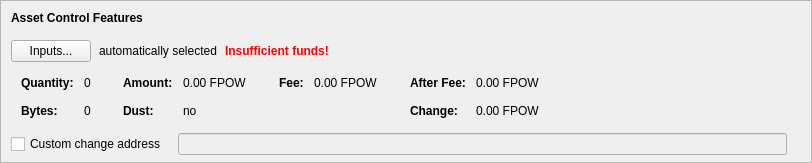
      <widget class="QFrame" name="frameAssetControl">
       <property name="sizePolicy">
        <sizepolicy hsizetype="Expanding" vsizetype="Fixed">
         <horstretch>0</horstretch>
         <verstretch>0</verstretch>
        </sizepolicy>
       </property>
       <property name="maximumSize">
        <size>
         <width>16777215</width>
         <height>16777215</height>
        </size>
       </property>
       <property name="frameShape">
        <enum>QFrame::StyledPanel</enum>
       </property>
       <property name="frameShadow">
        <enum>QFrame::Sunken</enum>
       </property>
       <layout class="QVBoxLayout" name="verticalLayoutAssetControl2">
        <property name="spacing">
         <number>0</number>
        </property>
        <property name="leftMargin">
         <number>0</number>
        </property>
        <property name="topMargin">
         <number>0</number>
        </property>
        <property name="rightMargin">
         <number>0</number>
        </property>
        <property name="bottomMargin">
         <number>6</number>
        </property>
        <item>
         <layout class="QVBoxLayout" name="verticalLayoutAssetControl" stretch="0,0,0,0,1">
          <property name="spacing">
           <number>0</number>
          </property>
          <property name="leftMargin">
           <number>10</number>
          </property>
          <property name="topMargin">
           <number>10</number>
          </property>
          <item>
           <layout class="QHBoxLayout" name="horizontalLayoutAssetControl1">
            <property name="bottomMargin">
             <number>15</number>
            </property>
            <item>
             <widget class="QLabel" name="labelAssetControlFeatures">
              <property name="sizePolicy">
               <sizepolicy hsizetype="Preferred" vsizetype="Maximum">
                <horstretch>0</horstretch>
                <verstretch>0</verstretch>
               </sizepolicy>
              </property>
              <property name="font">
               <font>
                <weight>75</weight>
                <bold>true</bold>
               </font>
              </property>
              <property name="styleSheet">
               <string notr="true">font-weight:bold;</string>
              </property>
              <property name="text">
               <string>Asset Control Features</string>
              </property>
             </widget>
            </item>
           </layout>
          </item>
          <item>
           <layout class="QHBoxLayout" name="horizontalLayoutAssetControl2" stretch="0,0,0,0">
            <property name="spacing">
             <number>8</number>
            </property>
            <property name="bottomMargin">
             <number>10</number>
            </property>
            <item>
             <widget class="QPushButton" name="pushButtonAssetControl">
              <property name="styleSheet">
               <string notr="true"/>
              </property>
              <property name="text">
               <string>Inputs...</string>
              </property>
              <property name="autoDefault">
               <bool>false</bool>
              </property>
             </widget>
            </item>
            <item>
             <widget class="QLabel" name="labelAssetControlAutomaticallySelected">
              <property name="text">
               <string>automatically selected</string>
              </property>
              <property name="margin">
               <number>5</number>
              </property>
             </widget>
            </item>
            <item>
             <widget class="QLabel" name="labelAssetControlInsuffFunds">
              <property name="font">
               <font>
                <weight>75</weight>
                <bold>true</bold>
               </font>
              </property>
              <property name="styleSheet">
               <string notr="true">color:red;font-weight:bold;</string>
              </property>
              <property name="text">
               <string>Insufficient funds!</string>
              </property>
              <property name="margin">
               <number>5</number>
              </property>
             </widget>
            </item>
            <item>
             <spacer name="horizontalSpacerAssetControl">
              <property name="orientation">
               <enum>Qt::Horizontal</enum>
              </property>
              <property name="sizeHint" stdset="0">
               <size>
                <width>40</width>
                <height>1</height>
               </size>
              </property>
             </spacer>
            </item>
           </layout>
          </item>
          <item>
           <widget class="QWidget" name="widgetAssetControl" native="true">
            <property name="sizePolicy">
             <sizepolicy hsizetype="Preferred" vsizetype="Preferred">
              <horstretch>0</horstretch>
              <verstretch>0</verstretch>
             </sizepolicy>
            </property>
            <property name="minimumSize">
             <size>
              <width>0</width>
              <height>0</height>
             </size>
            </property>
            <property name="styleSheet">
             <string notr="true"/>
            </property>
            <layout class="QHBoxLayout" name="horizontalLayoutAssetControl5">
             <property name="leftMargin">
              <number>0</number>
             </property>
             <property name="topMargin">
              <number>0</number>
             </property>
             <property name="rightMargin">
              <number>0</number>
             </property>
             <property name="bottomMargin">
              <number>0</number>
             </property>
             <item>
              <layout class="QHBoxLayout" name="horizontalLayoutAssetControl3" stretch="0,0,0,1">
               <property name="spacing">
                <number>20</number>
               </property>
               <property name="topMargin">
                <number>0</number>
               </property>
               <property name="bottomMargin">
                <number>10</number>
               </property>
               <item>
                <layout class="QFormLayout" name="formLayoutAssetControl1">
                 <property name="horizontalSpacing">
                  <number>10</number>
                 </property>
                 <property name="verticalSpacing">
                  <number>14</number>
                 </property>
                 <property name="leftMargin">
                  <number>10</number>
                 </property>
                 <property name="topMargin">
                  <number>4</number>
                 </property>
                 <property name="rightMargin">
                  <number>6</number>
                 </property>
                 <item row="0" column="0">
                  <widget class="QLabel" name="labelAssetControlQuantityText">
                   <property name="font">
                    <font>
                     <weight>75</weight>
                     <bold>true</bold>
                    </font>
                   </property>
                   <property name="text">
                    <string>Quantity:</string>
                   </property>
                   <property name="margin">
                    <number>0</number>
                   </property>
                  </widget>
                 </item>
                 <item row="0" column="1">
                  <widget class="QLabel" name="labelAssetControlQuantity">
                   <property name="cursor">
                    <cursorShape>IBeamCursor</cursorShape>
                   </property>
                   <property name="contextMenuPolicy">
                    <enum>Qt::ActionsContextMenu</enum>
                   </property>
                   <property name="text">
                    <string notr="true">0</string>
                   </property>
                   <property name="margin">
                    <number>0</number>
                   </property>
                   <property name="textInteractionFlags">
                    <set>Qt::LinksAccessibleByMouse|Qt::TextSelectableByKeyboard|Qt::TextSelectableByMouse</set>
                   </property>
                  </widget>
                 </item>
                 <item row="1" column="0">
                  <widget class="QLabel" name="labelAssetControlBytesText">
                   <property name="font">
                    <font>
                     <weight>75</weight>
                     <bold>true</bold>
                    </font>
                   </property>
                   <property name="text">
                    <string>Bytes:</string>
                   </property>
                  </widget>
                 </item>
                 <item row="1" column="1">
                  <widget class="QLabel" name="labelAssetControlBytes">
                   <property name="cursor">
                    <cursorShape>IBeamCursor</cursorShape>
                   </property>
                   <property name="contextMenuPolicy">
                    <enum>Qt::ActionsContextMenu</enum>
                   </property>
                   <property name="text">
                    <string notr="true">0</string>
                   </property>
                   <property name="textInteractionFlags">
                    <set>Qt::LinksAccessibleByMouse|Qt::TextSelectableByKeyboard|Qt::TextSelectableByMouse</set>
                   </property>
                  </widget>
                 </item>
                </layout>
               </item>
               <item>
                <layout class="QFormLayout" name="formLayoutAssetControl2">
                 <property name="horizontalSpacing">
                  <number>10</number>
                 </property>
                 <property name="verticalSpacing">
                  <number>14</number>
                 </property>
                 <property name="leftMargin">
                  <number>6</number>
                 </property>
                 <property name="topMargin">
                  <number>4</number>
                 </property>
                 <property name="rightMargin">
                  <number>6</number>
                 </property>
                 <item row="0" column="0">
                  <widget class="QLabel" name="labelAssetControlAmountText">
                   <property name="font">
                    <font>
                     <weight>75</weight>
                     <bold>true</bold>
                    </font>
                   </property>
                   <property name="text">
                    <string>Amount:</string>
                   </property>
                   <property name="margin">
                    <number>0</number>
                   </property>
                  </widget>
                 </item>
                 <item row="0" column="1">
                  <widget class="QLabel" name="labelAssetControlAmount">
                   <property name="cursor">
                    <cursorShape>IBeamCursor</cursorShape>
                   </property>
                   <property name="contextMenuPolicy">
                    <enum>Qt::ActionsContextMenu</enum>
                   </property>
                   <property name="text">
                    <string notr="true">0.00 FPOW</string>
                   </property>
                   <property name="textInteractionFlags">
                    <set>Qt::LinksAccessibleByMouse|Qt::TextSelectableByKeyboard|Qt::TextSelectableByMouse</set>
                   </property>
                  </widget>
                 </item>
                 <item row="1" column="0">
                  <widget class="QLabel" name="labelAssetControlLowOutputText">
                   <property name="font">
                    <font>
                     <weight>75</weight>
                     <bold>true</bold>
                    </font>
                   </property>
                   <property name="text">
                    <string>Dust:</string>
                   </property>
                  </widget>
                 </item>
                 <item row="1" column="1">
                  <widget class="QLabel" name="labelAssetControlLowOutput">
                   <property name="cursor">
                    <cursorShape>IBeamCursor</cursorShape>
                   </property>
                   <property name="contextMenuPolicy">
                    <enum>Qt::ActionsContextMenu</enum>
                   </property>
                   <property name="text">
                    <string notr="true">no</string>
                   </property>
                   <property name="textInteractionFlags">
                    <set>Qt::LinksAccessibleByMouse|Qt::TextSelectableByKeyboard|Qt::TextSelectableByMouse</set>
                   </property>
                  </widget>
                 </item>
                </layout>
               </item>
               <item>
                <layout class="QFormLayout" name="formLayoutAssetControl3">
                 <property name="horizontalSpacing">
                  <number>10</number>
                 </property>
                 <property name="verticalSpacing">
                  <number>14</number>
                 </property>
                 <property name="leftMargin">
                  <number>6</number>
                 </property>
                 <property name="topMargin">
                  <number>4</number>
                 </property>
                 <property name="rightMargin">
                  <number>6</number>
                 </property>
                 <item row="0" column="0">
                  <widget class="QLabel" name="labelAssetControlFeeText">
                   <property name="font">
                    <font>
                     <weight>75</weight>
                     <bold>true</bold>
                    </font>
                   </property>
                   <property name="text">
                    <string>Fee:</string>
                   </property>
                   <property name="margin">
                    <number>0</number>
                   </property>
                  </widget>
                 </item>
                 <item row="0" column="1">
                  <widget class="QLabel" name="labelAssetControlFee">
                   <property name="cursor">
                    <cursorShape>IBeamCursor</cursorShape>
                   </property>
                   <property name="contextMenuPolicy">
                    <enum>Qt::ActionsContextMenu</enum>
                   </property>
                   <property name="text">
                    <string notr="true">0.00 FPOW</string>
                   </property>
                   <property name="textInteractionFlags">
                    <set>Qt::LinksAccessibleByMouse|Qt::TextSelectableByKeyboard|Qt::TextSelectableByMouse</set>
                   </property>
                  </widget>
                 </item>
                </layout>
               </item>
               <item>
                <layout class="QFormLayout" name="formLayoutAssetControl4">
                 <property name="horizontalSpacing">
                  <number>10</number>
                 </property>
                 <property name="verticalSpacing">
                  <number>14</number>
                 </property>
                 <property name="leftMargin">
                  <number>6</number>
                 </property>
                 <property name="topMargin">
                  <number>4</number>
                 </property>
                 <property name="rightMargin">
                  <number>6</number>
                 </property>
                 <item row="0" column="0">
                  <widget class="QLabel" name="labelAssetControlAfterFeeText">
                   <property name="font">
                    <font>
                     <weight>75</weight>
                     <bold>true</bold>
                    </font>
                   </property>
                   <property name="text">
                    <string>After Fee:</string>
                   </property>
                   <property name="margin">
                    <number>0</number>
                   </property>
                  </widget>
                 </item>
                 <item row="0" column="1">
                  <widget class="QLabel" name="labelAssetControlAfterFee">
                   <property name="cursor">
                    <cursorShape>IBeamCursor</cursorShape>
                   </property>
                   <property name="contextMenuPolicy">
                    <enum>Qt::ActionsContextMenu</enum>
                   </property>
                   <property name="text">
                    <string notr="true">0.00 FPOW</string>
                   </property>
                   <property name="textInteractionFlags">
                    <set>Qt::LinksAccessibleByMouse|Qt::TextSelectableByKeyboard|Qt::TextSelectableByMouse</set>
                   </property>
                  </widget>
                 </item>
                 <item row="1" column="0">
                  <widget class="QLabel" name="labelAssetControlChangeText">
                   <property name="font">
                    <font>
                     <weight>75</weight>
                     <bold>true</bold>
                    </font>
                   </property>
                   <property name="text">
                    <string>Change:</string>
                   </property>
                  </widget>
                 </item>
                 <item row="1" column="1">
                  <widget class="QLabel" name="labelAssetControlChange">
                   <property name="cursor">
                    <cursorShape>IBeamCursor</cursorShape>
                   </property>
                   <property name="contextMenuPolicy">
                    <enum>Qt::ActionsContextMenu</enum>
                   </property>
                   <property name="text">
                    <string notr="true">0.00 FPOW</string>
                   </property>
                   <property name="textInteractionFlags">
                    <set>Qt::LinksAccessibleByMouse|Qt::TextSelectableByKeyboard|Qt::TextSelectableByMouse</set>
                   </property>
                  </widget>
                 </item>
                </layout>
               </item>
              </layout>
             </item>
            </layout>
           </widget>
          </item>
          <item>
           <layout class="QHBoxLayout" name="horizontalLayoutAssetControl4" stretch="0,0,0">
            <property name="spacing">
             <number>12</number>
            </property>
            <property name="sizeConstraint">
             <enum>QLayout::SetDefaultConstraint</enum>
            </property>
            <property name="topMargin">
             <number>5</number>
            </property>
            <property name="rightMargin">
             <number>5</number>
            </property>
            <item>
             <widget class="QCheckBox" name="checkBoxAssetControlChange">
              <property name="toolTip">
               <string>If this is activated, but the change address is empty or invalid, change will be sent to a newly generated address.</string>
              </property>
              <property name="text">
               <string>Custom change address</string>
              </property>
             </widget>
            </item>
            <item>
             <widget class="QValidatedLineEdit" name="lineEditAssetControlChange">
              <property name="enabled">
               <bool>false</bool>
              </property>
              <property name="sizePolicy">
               <sizepolicy hsizetype="Expanding" vsizetype="Fixed">
                <horstretch>0</horstretch>
                <verstretch>0</verstretch>
               </sizepolicy>
              </property>
             </widget>
            </item>
            <item>
             <widget class="QLabel" name="labelAssetControlChangeLabel">
              <property name="sizePolicy">
               <sizepolicy hsizetype="Preferred" vsizetype="Expanding">
                <horstretch>0</horstretch>
                <verstretch>0</verstretch>
               </sizepolicy>
              </property>
              <property name="minimumSize">
               <size>
                <width>0</width>
                <height>0</height>
               </size>
              </property>
              <property name="text">
               <string/>
              </property>
              <property name="margin">
               <number>3</number>
              </property>
             </widget>
            </item>
           </layout>
          </item>
          <item>
           <spacer name="verticalSpacerAssetControl">
            <property name="orientation">
             <enum>Qt::Vertical</enum>
            </property>
            <property name="sizeHint" stdset="0">
             <size>
              <width>800</width>
              <height>1</height>
             </size>
            </property>
           </spacer>
          </item>
         </layout>
        </item>
       </layout>
      </widget>
